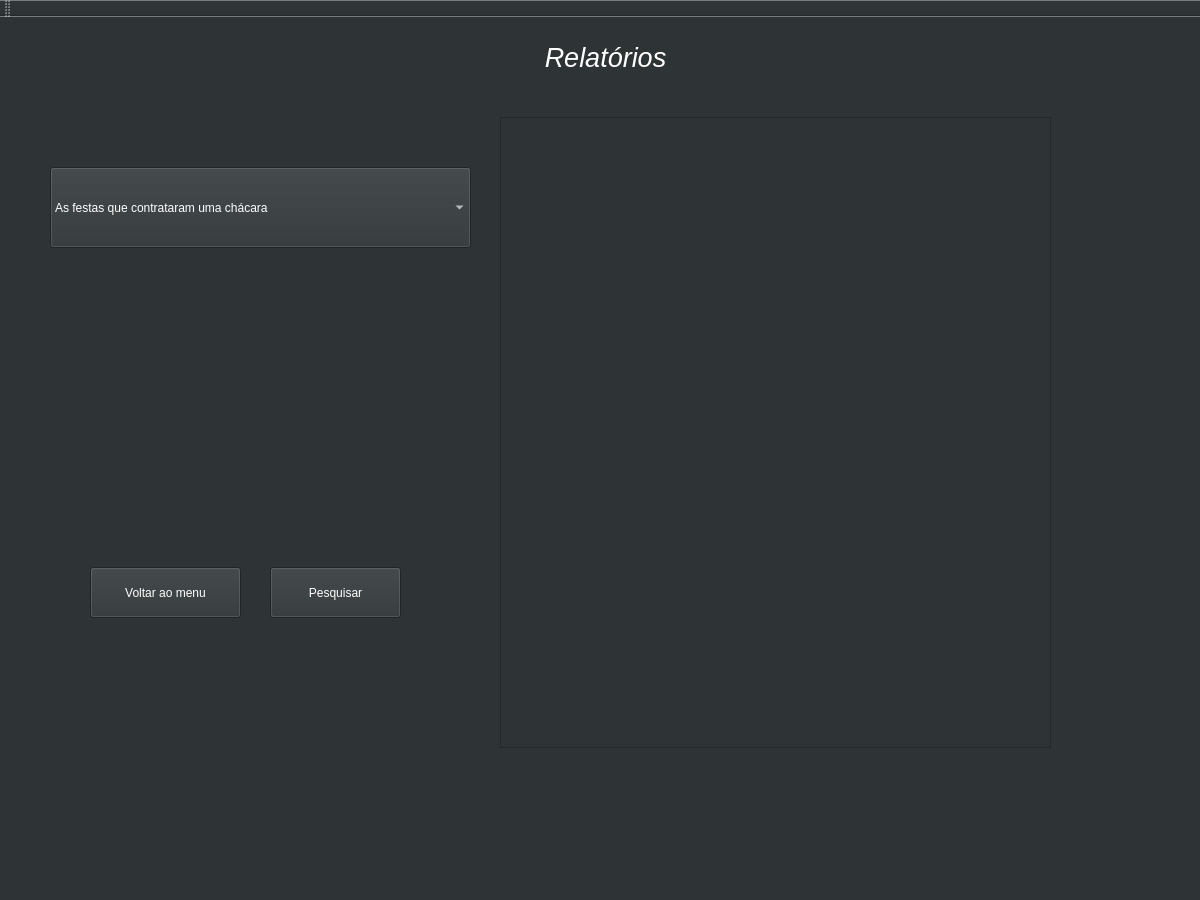
<?xml version="1.0" encoding="UTF-8"?>
<ui version="4.0">
 <class>MainWindow</class>
 <widget class="QMainWindow" name="MainWindow">
  <property name="geometry">
   <rect>
    <x>0</x>
    <y>0</y>
    <width>1200</width>
    <height>900</height>
   </rect>
  </property>
  <property name="windowTitle">
   <string>MainWindow</string>
  </property>
  <property name="styleSheet">
   <string notr="true">background-color: rgb(46, 52, 54);</string>
  </property>
  <widget class="QWidget" name="centralWidget">
   <widget class="QLabel" name="label">
    <property name="geometry">
     <rect>
      <x>400</x>
      <y>20</y>
      <width>411</width>
      <height>41</height>
     </rect>
    </property>
    <property name="font">
     <font>
      <family>Cantarell</family>
      <pointsize>20</pointsize>
      <weight>9</weight>
      <italic>true</italic>
      <bold>false</bold>
     </font>
    </property>
    <property name="styleSheet">
     <string notr="true">font: 75 oblique 20pt &quot;Cantarell&quot;;
color: white</string>
    </property>
    <property name="text">
     <string>&lt;html&gt;&lt;head/&gt;&lt;body&gt;&lt;p&gt;Relatórios&lt;/p&gt;&lt;/body&gt;&lt;/html&gt;</string>
    </property>
    <property name="alignment">
     <set>Qt::AlignCenter</set>
    </property>
   </widget>
   <widget class="QPushButton" name="button_search_events">
    <property name="geometry">
     <rect>
      <x>270</x>
      <y>550</y>
      <width>131</width>
      <height>51</height>
     </rect>
    </property>
    <property name="styleSheet">
     <string notr="true">font: 14pt &quot;Cantarell&quot;;
color: white</string>
    </property>
    <property name="text">
     <string>Pesquisar</string>
    </property>
   </widget>
   <widget class="QTableView" name="table_search_results">
    <property name="geometry">
     <rect>
      <x>500</x>
      <y>100</y>
      <width>551</width>
      <height>631</height>
     </rect>
    </property>
    <property name="styleSheet">
     <string notr="true">font: 14pt &quot;Cantarell&quot;;
color: white</string>
    </property>
   </widget>
   <widget class="QPushButton" name="button_menu">
    <property name="geometry">
     <rect>
      <x>90</x>
      <y>550</y>
      <width>151</width>
      <height>51</height>
     </rect>
    </property>
    <property name="styleSheet">
     <string notr="true">font: 14pt &quot;Cantarell&quot;;
color: white</string>
    </property>
    <property name="text">
     <string>Voltar ao menu</string>
    </property>
   </widget>
   <widget class="QComboBox" name="choose_report">
    <property name="geometry">
     <rect>
      <x>50</x>
      <y>150</y>
      <width>421</width>
      <height>81</height>
     </rect>
    </property>
    <property name="styleSheet">
     <string notr="true">font: 14pt &quot;Cantarell&quot;;
color: white</string>
    </property>
    <item>
     <property name="text">
      <string>As festas que contrataram uma chácara</string>
     </property>
    </item>
    <item>
     <property name="text">
      <string>O custo médio das festas agrupado por tipo</string>
     </property>
    </item>
    <item>
     <property name="text">
      <string>A média e o desvio padrão do custo de cada serviço</string>
     </property>
    </item>
    <item>
     <property name="text">
      <string>A média do preço dos bilhetes que custam mais de 10</string>
     </property>
    </item>
    <item>
     <property name="text">
      <string>A média da quantidade de convidados de uma festa de casamento</string>
     </property>
    </item>
    <item>
     <property name="text">
      <string>As empresas que fornecem algum tipo de serviço para festa universitária</string>
     </property>
    </item>
   </widget>
  </widget>
  <widget class="QMenuBar" name="menuBar">
   <property name="geometry">
    <rect>
     <x>0</x>
     <y>0</y>
     <width>1200</width>
     <height>25</height>
    </rect>
   </property>
  </widget>
  <widget class="QToolBar" name="mainToolBar">
   <attribute name="toolBarArea">
    <enum>TopToolBarArea</enum>
   </attribute>
   <attribute name="toolBarBreak">
    <bool>false</bool>
   </attribute>
  </widget>
  <widget class="QStatusBar" name="statusBar"/>
 </widget>
 <layoutdefault spacing="6" margin="11"/>
 <resources/>
 <connections/>
</ui>
